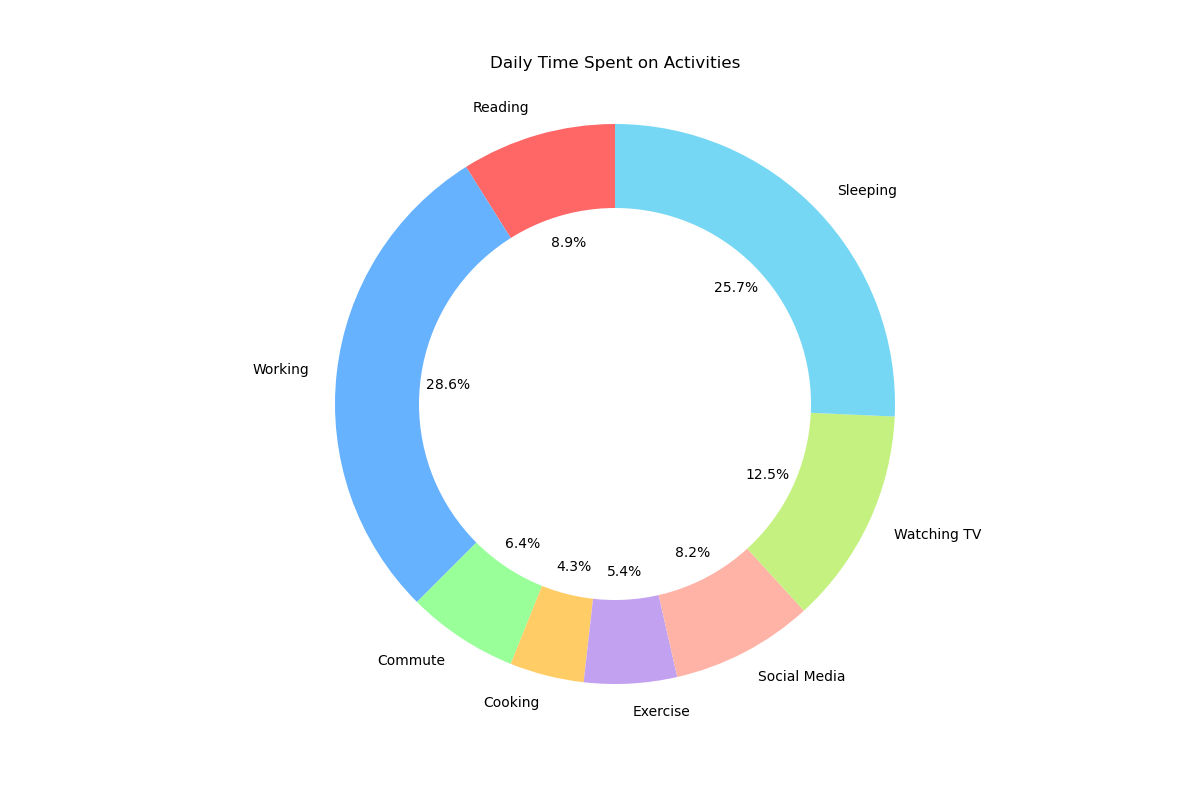

This chart was generated by the following Python code:

import matplotlib.pyplot as plt

# Data to plot
activities = ['Reading', 'Working', 'Commute', 'Cooking', 'Exercise', 'Social Media', 'Watching TV', 'Sleeping']
time_spent = [2.5, 8, 1.8, 1.2, 1.5, 2.3, 3.5, 7.2]
colors = ['#ff6666', '#66b2ff', '#99ff99', '#ffcc66', '#c2a2f0', '#ffb3a6', '#c4f17f', '#76d7f4']

# Plot pie chart
plt.figure(figsize=(12, 8))
plt.pie(time_spent, labels=activities, colors=colors, autopct='%1.1f%%', startangle=90)

# Draw a circle at the center of pie to make it look like a donut
centre_circle = plt.Circle((0,0),0.70,fc='white')
fig = plt.gcf()
fig.gca().add_artist(centre_circle)

# Equal aspect ratio ensures that pie is drawn as a circle.
plt.axis('equal')

plt.title('Daily Time Spent on Activities', pad=20)
plt.show()
